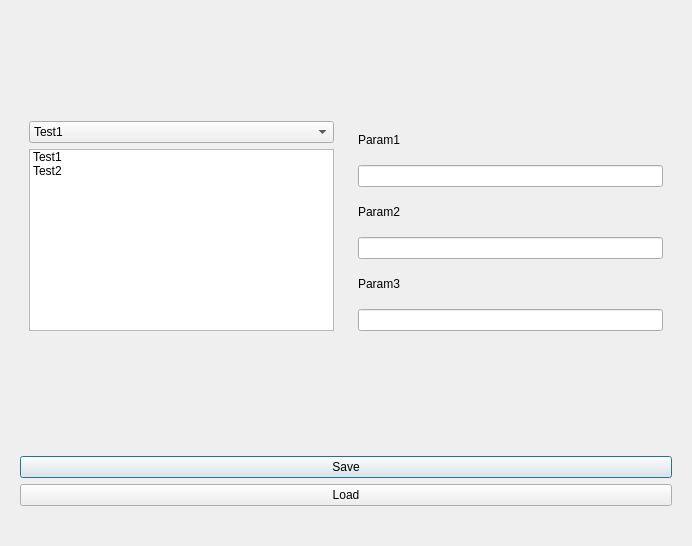
<?xml version="1.0" encoding="UTF-8"?>
<ui version="4.0">
 <class>Dialog</class>
 <widget class="QDialog" name="Dialog">
  <property name="geometry">
   <rect>
    <x>0</x>
    <y>0</y>
    <width>692</width>
    <height>546</height>
   </rect>
  </property>
  <property name="windowTitle">
   <string>Dialog</string>
  </property>
  <layout class="QVBoxLayout" name="verticalLayout_4">
   <item>
    <spacer name="verticalSpacer_3">
     <property name="orientation">
      <enum>Qt::Vertical</enum>
     </property>
     <property name="sizeHint" stdset="0">
      <size>
       <width>20</width>
       <height>55</height>
      </size>
     </property>
    </spacer>
   </item>
   <item>
    <spacer name="verticalSpacer_4">
     <property name="orientation">
      <enum>Qt::Vertical</enum>
     </property>
     <property name="sizeHint" stdset="0">
      <size>
       <width>20</width>
       <height>56</height>
      </size>
     </property>
    </spacer>
   </item>
   <item>
    <widget class="QWidget" name="Info_Area" native="true">
     <layout class="QHBoxLayout" name="horizontalLayout">
      <item>
       <widget class="QWidget" name="TestArea" native="true">
        <layout class="QVBoxLayout" name="verticalLayout_3">
         <item>
          <widget class="QComboBox" name="Test_Combo">
           <item>
            <property name="text">
             <string>Test1</string>
            </property>
           </item>
           <item>
            <property name="text">
             <string>Test2</string>
            </property>
           </item>
           <item>
            <property name="text">
             <string>Test3</string>
            </property>
           </item>
           <item>
            <property name="text">
             <string>Test4</string>
            </property>
           </item>
          </widget>
         </item>
         <item>
          <widget class="QListWidget" name="Test_List">
           <item>
            <property name="text">
             <string>Test1</string>
            </property>
           </item>
           <item>
            <property name="text">
             <string>Test2</string>
            </property>
           </item>
          </widget>
         </item>
        </layout>
       </widget>
      </item>
      <item>
       <widget class="QWidget" name="InputArea" native="true">
        <layout class="QVBoxLayout" name="verticalLayout_2">
         <item>
          <widget class="QLabel" name="Param1_lbl">
           <property name="text">
            <string>Param1</string>
           </property>
          </widget>
         </item>
         <item>
          <widget class="QLineEdit" name="Param1_input"/>
         </item>
         <item>
          <widget class="QLabel" name="Param2_lbl">
           <property name="text">
            <string>Param2</string>
           </property>
          </widget>
         </item>
         <item>
          <widget class="QLineEdit" name="Param2_input"/>
         </item>
         <item>
          <widget class="QLabel" name="Param3_lbl">
           <property name="text">
            <string>Param3</string>
           </property>
          </widget>
         </item>
         <item>
          <widget class="QLineEdit" name="Param3_input"/>
         </item>
        </layout>
       </widget>
      </item>
     </layout>
    </widget>
   </item>
   <item>
    <spacer name="verticalSpacer_2">
     <property name="orientation">
      <enum>Qt::Vertical</enum>
     </property>
     <property name="sizeHint" stdset="0">
      <size>
       <width>20</width>
       <height>55</height>
      </size>
     </property>
    </spacer>
   </item>
   <item>
    <spacer name="verticalSpacer">
     <property name="orientation">
      <enum>Qt::Vertical</enum>
     </property>
     <property name="sizeHint" stdset="0">
      <size>
       <width>20</width>
       <height>56</height>
      </size>
     </property>
    </spacer>
   </item>
   <item>
    <widget class="QWidget" name="ButtonArea" native="true">
     <layout class="QVBoxLayout" name="verticalLayout">
      <item>
       <widget class="QPushButton" name="Savebtn">
        <property name="text">
         <string>Save</string>
        </property>
       </widget>
      </item>
      <item>
       <widget class="QPushButton" name="Loadbtn">
        <property name="text">
         <string>Load</string>
        </property>
       </widget>
      </item>
     </layout>
    </widget>
   </item>
   <item>
    <spacer name="horizontalSpacer">
     <property name="orientation">
      <enum>Qt::Horizontal</enum>
     </property>
     <property name="sizeHint" stdset="0">
      <size>
       <width>671</width>
       <height>20</height>
      </size>
     </property>
    </spacer>
   </item>
  </layout>
 </widget>
 <resources/>
 <connections/>
</ui>
